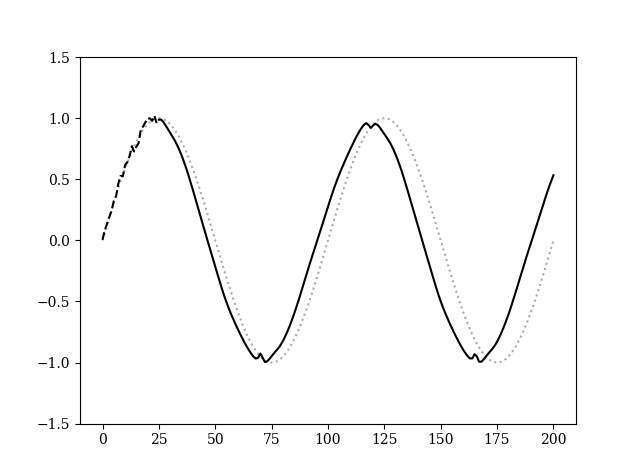

Write Python code to recreate this figure.
'''
「詳解ディープラーニング」(P209-P226)
'''

import numpy as np
import tensorflow as tf
import matplotlib.pyplot as plt
from sklearn.model_selection import train_test_split
from sklearn.utils import shuffle

np.random.seed(0)
tf.set_random_seed(1234)

def inference(x, n_batch, maxlen=None, n_hidden=None, n_out=None):
    def weight_variable(shape):
        initial = tf.truncated_normal(shape, stddev=0.01)
        return tf.Variable(initial)

    def bias_variable(shape):
        initial = tf.zeros(shape, dtype=tf.float32)
        return tf.Variable(initial)

    cell = tf.contrib.rnn.BasicRNNCell(n_hidden)
    initial_state = cell.zero_state(n_batch, tf.float32)

    state = initial_state
    outputs = []  # 過去の隠れ層の出力を保存
    with tf.variable_scope('RNN'):
        for t in range(maxlen):
            if t > 0:
                tf.get_variable_scope().reuse_variables()
            (cell_output, state) = cell(x[:, t, :], state)
            outputs.append(cell_output)

    output = outputs[-1]

    V = weight_variable([n_hidden, n_out])
    c = bias_variable([n_out])
    y = tf.matmul(output, V) + c  # 線形活性

    return y

def loss(y, t):
    mse = tf.reduce_mean(tf.square(y - t))
    return mse

def training(loss):
    optimizer = \
        tf.train.AdamOptimizer(learning_rate=0.001, beta1=0.9, beta2=0.999)

    train_step = optimizer.minimize(loss)
    return train_step


class EarlyStopping():
    def __init__(self, patience=0, verbose=0):
        self._step = 0
        self._loss = float('inf')
        self.patience = patience
        self.verbose = verbose

    def validate(self, loss):
        if self._loss < loss:
            self._step += 1
            if self._step > self.patience:
                if self.verbose:
                    print('early stopping')
                return True
        else:
            self._step = 0
            self._loss = loss

        return False


if __name__ == '__main__':
    def sin(x, T=100):
        return np.sin(2.0 * np.pi * x / T)

    def toy_problem(T=100, ampl=0.05):
        x = np.arange(0, 2 * T + 1)
        noise = ampl * np.random.uniform(low=-1.0, high=1.0, size=len(x))
        return sin(x) + noise

    '''
    データの生成
    '''
    T = 100
    f = toy_problem(T)

    length_of_sequences = 2 * T  # 全時系列の長さ
    maxlen = 25  # ひとつの時系列データの長さ

    data = []
    target = []

    for i in range(0, length_of_sequences - maxlen + 1):
        data.append(f[i: i + maxlen])
        target.append(f[i + maxlen])

    X = np.array(data).reshape(len(data), maxlen, 1)
    Y = np.array(target).reshape(len(data), 1)

    # データ設定
    N_train = int(len(data) * 0.9)
    N_validation = len(data) - N_train

    X_train, X_validation, Y_train, Y_validation = \
        train_test_split(X, Y, test_size=N_validation)

    '''
    モデル設定
    '''
    n_in = len(X[0][0])  # 1
    n_hidden = 30
    n_out = len(Y[0])  # 1

    x = tf.placeholder(tf.float32, shape=[None, maxlen, n_in])
    t = tf.placeholder(tf.float32, shape=[None, n_out])
    n_batch = tf.placeholder(tf.int32, shape=[])

    y = inference(x, n_batch, maxlen=maxlen, n_hidden=n_hidden, n_out=n_out)
    loss = loss(y, t)
    train_step = training(loss)

    early_stopping = EarlyStopping(patience=10, verbose=1)
    history = {
        'val_loss': []
    }

    '''
    モデル学習
    '''
    epochs = 500
    batch_size = 10

    init = tf.global_variables_initializer()
    sess = tf.Session()
    sess.run(init)

    n_batches = N_train // batch_size

    for epoch in range(epochs):
        X_, Y_ = shuffle(X_train, Y_train)

        for i in range(n_batches):
            start = i * batch_size
            end = start + batch_size

            sess.run(train_step, feed_dict={
                x: X_[start:end],
                t: Y_[start:end],
                n_batch: batch_size
            })

        # 検証データを用いた評価
        val_loss = loss.eval(session=sess, feed_dict={
            x: X_validation,
            t: Y_validation,
            n_batch: N_validation
        })

        history['val_loss'].append(val_loss)
        print('epoch:', epoch,
              ' validation loss:', val_loss)

        # Early Stopping チェック
        if early_stopping.validate(val_loss):
            break

    '''
    出力を用いて予測
    '''
    truncate = maxlen
    Z = X[:1]  # 元データの最初の一部だけ切り出し

    original = [f[i] for i in range(maxlen)]
    predicted = [None for i in range(maxlen)]

    for i in range(length_of_sequences - maxlen + 1):
        # 最後の時系列データから未来を予測
        z_ = Z[-1:]
        y_ = y.eval(session=sess, feed_dict={
            x: Z[-1:],
            n_batch: 1
        })
        # 予測結果を用いて新しい時系列データを生成
        sequence_ = np.concatenate(
            (z_.reshape(maxlen, n_in)[1:], y_), axis=0) \
            .reshape(1, maxlen, n_in)
        Z = np.append(Z, sequence_, axis=0)
        predicted.append(y_.reshape(-1))

    '''
    グラフで可視化
    '''
    plt.rc('font', family='serif')
    plt.figure()
    plt.ylim([-1.5, 1.5])
    plt.plot(toy_problem(T, ampl=0), linestyle='dotted', color='#aaaaaa')
    plt.plot(original, linestyle='dashed', color='black')
    plt.plot(predicted, color='black')
    plt.show()
